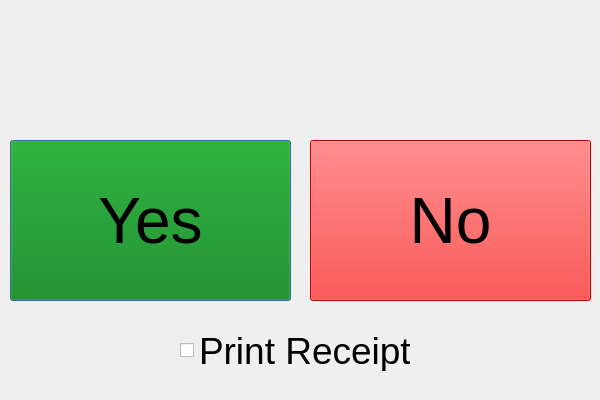
<?xml version="1.0" encoding="UTF-8"?>
<ui version="4.0">
 <class>ClockForm</class>
 <widget class="QDialog" name="ClockForm">
  <property name="geometry">
   <rect>
    <x>0</x>
    <y>0</y>
    <width>600</width>
    <height>400</height>
   </rect>
  </property>
  <property name="windowTitle">
   <string>Dialog</string>
  </property>
  <widget class="QCheckBox" name="printReceiptCheckBox">
   <property name="geometry">
    <rect>
     <x>180</x>
     <y>330</y>
     <width>231</width>
     <height>41</height>
    </rect>
   </property>
   <property name="font">
    <font>
     <pointsize>28</pointsize>
    </font>
   </property>
   <property name="text">
    <string>Print Receipt</string>
   </property>
  </widget>
  <widget class="QPushButton" name="yesButton">
   <property name="geometry">
    <rect>
     <x>10</x>
     <y>140</y>
     <width>281</width>
     <height>161</height>
    </rect>
   </property>
   <property name="font">
    <font>
     <pointsize>48</pointsize>
    </font>
   </property>
   <property name="styleSheet">
    <string notr="true">QPushButton#yesButton {
	background-color: green;
}</string>
   </property>
   <property name="text">
    <string>Yes</string>
   </property>
  </widget>
  <widget class="QPushButton" name="noButton">
   <property name="geometry">
    <rect>
     <x>310</x>
     <y>140</y>
     <width>281</width>
     <height>161</height>
    </rect>
   </property>
   <property name="font">
    <font>
     <pointsize>48</pointsize>
    </font>
   </property>
   <property name="styleSheet">
    <string notr="true">QPushButton#noButton {
	background-color: red;
}</string>
   </property>
   <property name="text">
    <string>No</string>
   </property>
  </widget>
 </widget>
 <resources/>
 <connections/>
</ui>
